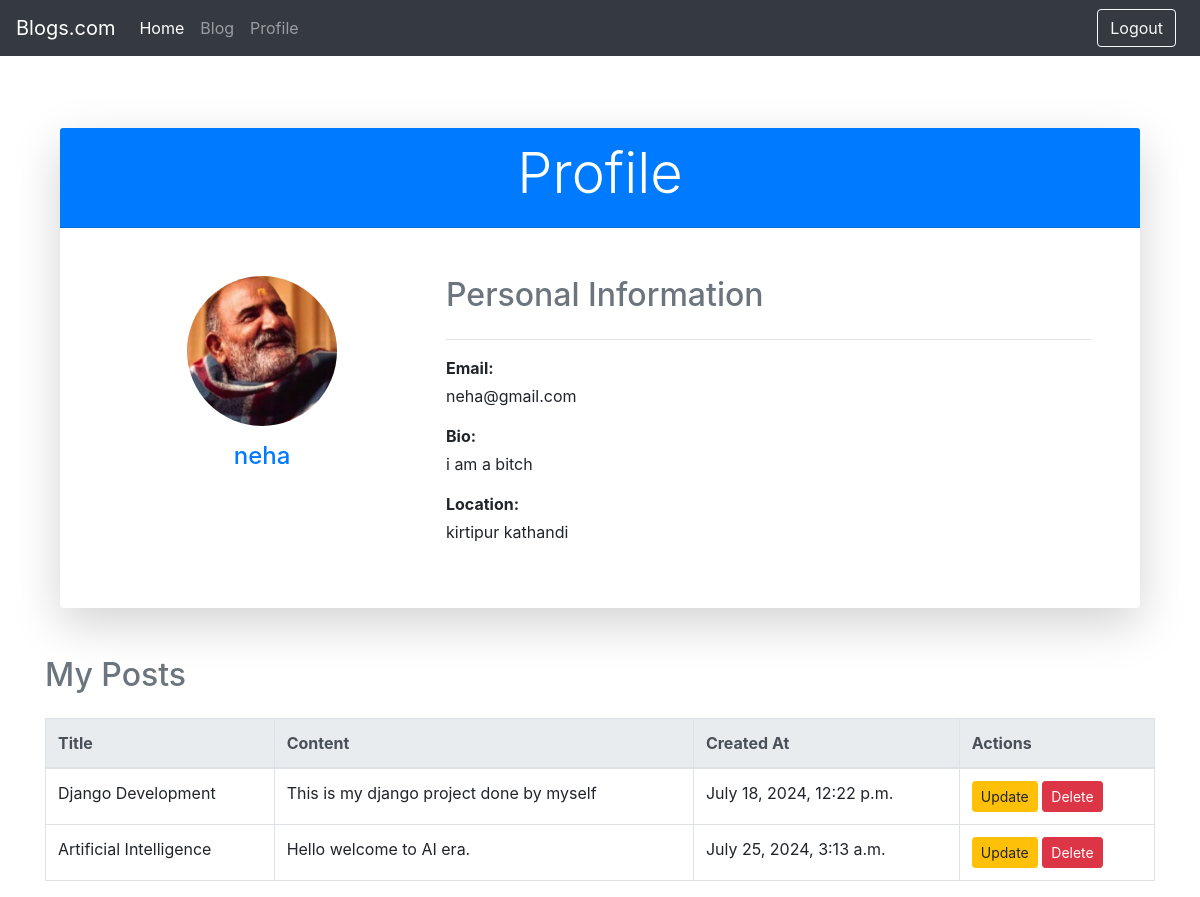
The page /profile/ (signed in) on the database as committed earlier.
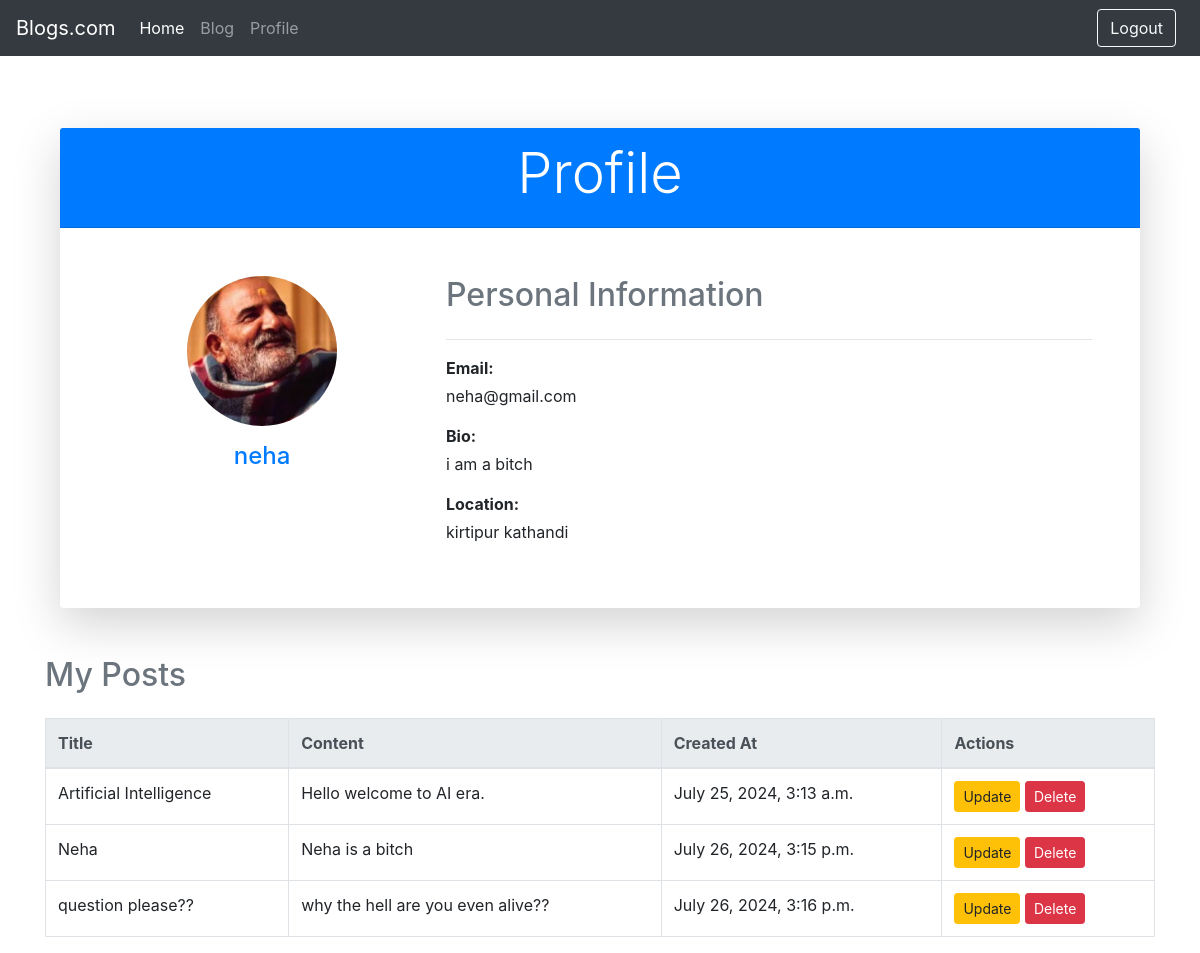
The same page on the database as committed later.
### blog/models.py (models this page shows, shortened)
class post(models.Model):
    title = models.CharField(max_length=200)
    content = models.TextField()
    created_at = models.DateTimeField()
    author = models.ForeignKey(User, on_delete=models.CASCADE)

### blog/views.py (the view)
# urls.py: path('profile/',profile,name='profile'),
@login_required(login_url='/login/')
def profile(request):
    user_profile = Blogger.objects.get(user=request.user)
    user_posts = post.objects.filter(author=request.user)
    context = {
        'user': request.user,
        'profile': user_profile,
        'posts': user_posts
    }
    return render(request, 'profile.html', context)

### blog/Templates/profile.html (shortened to what this page needs)
{% extends 'base.html' %}
{% block content %}
<div class="container mt-5">
    <div class="card shadow-lg border-0">
        <div class="card-header text-center bg-primary text-white">
            <h1 class="display-4">Profile</h1>
        </div>
        <div class="card-body p-5">
            <div class="row">
                <div class="col-md-4 text-center">
                    {% if profile.image %}
                        <img src="{{ profile.image.url }}" alt="{{ user.username }}'s profile image" class="rounded-circle img-fluid mb-3" style="width: 150px; height: 150px; object-fit: cover;" />
                    {% else %}
                        <img src="https://via.placeholder.com/150" alt="No profile image" class="rounded-circle img-fluid mb-3" style="width: 150px; height: 150px; object-fit: cover;" />
                    {% endif %}
                    <h4 class="text-primary">{{ user.username }}</h4>
                </div>
                <div class="col-md-8">
                    <h2 class="text-secondary mb-4">Personal Information</h2>
                    <hr>
                    <div class="mb-3">
                        <p class="mb-1"><strong>Email:</strong></p>
                        <p>{{ user.email }}</p>
                    </div>
                    <div class="mb-3">
                        <p class="mb-1"><strong>Bio:</strong></p>
                        <p>{{ profile.bio }}</p>
                    </div>
                    <div class="mb-3">
                        <p class="mb-1"><strong>Location:</strong></p>
                        <p>{{ profile.location }}</p>
                    </div>
                </div>
            </div>
        </div>
    </div>
</div>
<div class="mt-5">
    <h2 class="text-secondary mb-4">My Posts</h2>
    <table class="table table-bordered">
        <thead class="thead-light">
            <tr>
                <th>Title</th>
                <th>Content</th>
                <th>Created At</th>
                <th>Actions</th>
            </tr>
        </thead>
        <tbody>
            {% for post in posts %}
            <tr>
                <td>{{ post.title }}</td>
                <td>{{ post.content }}</td>
                <td>{{ post.created_at }}</td>
                <td>
                    <a href="{% url 'update_post' post.id%}" class="btn btn-sm btn-warning">Update</a>
                    <a href="{% url 'delete_post' post.id %}" class="btn btn-sm btn-danger">Delete</a>
                </td>
            </tr>
            {% endfor %}
        </tbody>
    </table>
</div>
{% endblock %}

Rows that differ between the two databases and show on the page:
removed post: title "Django Development", content "This is my django project done by myself", created_at "July 18, 2024, 12:22 p.m."
added post: title "Neha", content "Neha is a bitch", created_at "July 26, 2024, 3:15 p.m."
added post: title "question please??", content "why the hell are you even alive??", created_at "July 26, 2024, 3:16 p.m."
